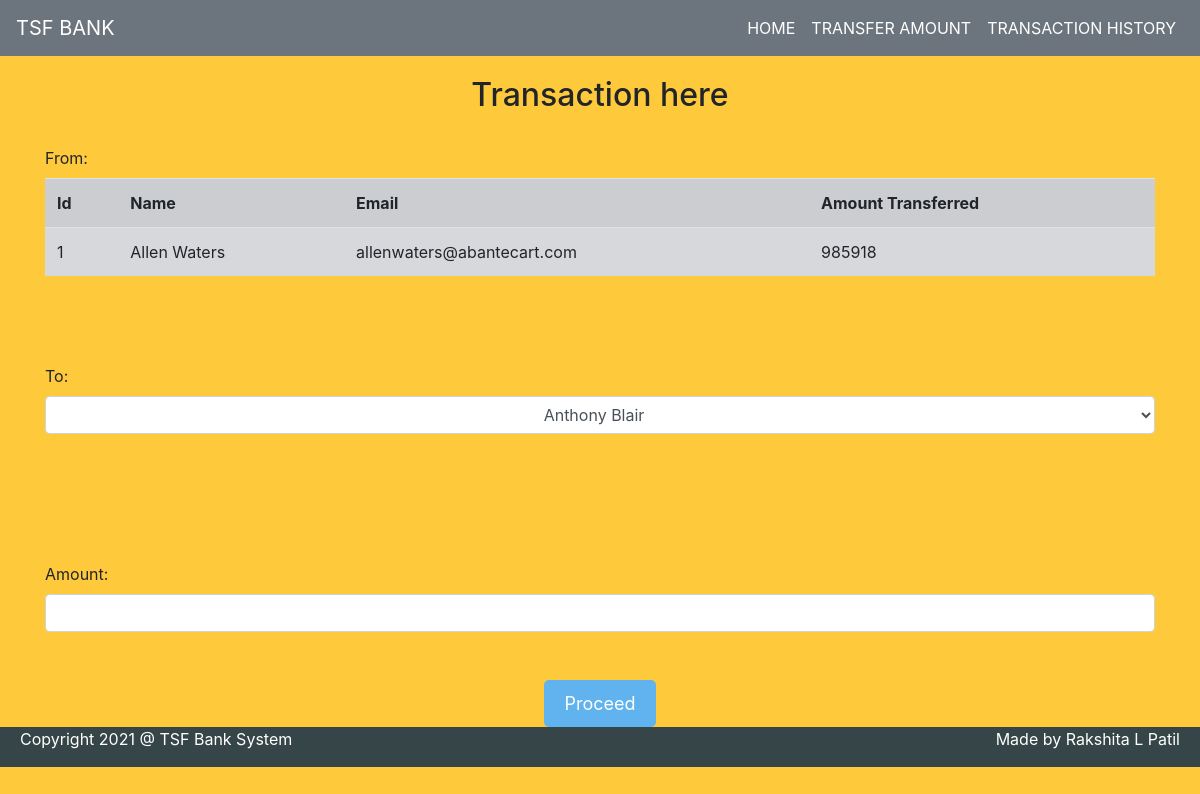
The app's page /transact.php?idth=1 with its own data.
### tables this page shows
CREATE TABLE IF NOT EXISTS `customers` (
  `id` int(255) NOT NULL AUTO_INCREMENT,
  `name` varchar(255) NOT NULL,
  `email` varchar(255) NOT NULL,
  `amount` int(255) NOT NULL,
  PRIMARY KEY (`id`)
);

### transact.php (the view, shortened to what this page needs)
<!DOCTYPE html>
<html lang="en">
<head>
    <link rel="stylesheet" href="https://maxcdn.bootstrapcdn.com/bootstrap/4.0.0/css/bootstrap.min.css">
</head>
<body>
  <nav class="navbar navbar-expand-sm bg-secondary navbar-dark justify-content-between">
    <a class="navbar-brand" href="#"><i class="fa fa-university fa-lg"></i>TSF BANK</a>
    <ul class="navbar-nav navbar-right ">
      <li class="nav-item active">
        <a class="nav-link" href="index.php">HOME</a>
      </li>
      <li class="nav-item active">
        <a class="nav-link" href="viewusers.php">TRANSFER AMOUNT</a>
      </li>
      <li class="nav-item active">
        <a class="nav-link" href="history.php">TRANSACTION HISTORY</a>
      </li>
    </ul>
  </nav>
    <div class="container divStyle">
        <h2>Transaction here</h2>
            <?php
                include 'connection.php';
                $sid=$_GET['idth'];
                $sql = "SELECT * FROM  customers where id=$sid";
                $query=mysqli_query($conn,$sql);
                $rows=mysqli_fetch_array($query);
            ?>
            <form method="post" name="tamount" class="" ><br/>
        <label> From: </label><br/>
        <div>
            <table class="table roundedCorners  tabletext table-hover table-secondary  table-striped table-condensed"  >
                <tr>
                    <th>Id</th>
                    <th>Name</th>
                    <th>Email</th>
                    <th>Amount Transferred</th>
                </tr>
                <tr>
                    <td><?php echo $rows['id'] ?></td>
                    <td><?php echo $rows['name'] ?></td>
                    <td><?php echo $rows['email'] ?></td>
                    <td><?php echo $rows['amount'] ?></td>
                </tr>
            </table>
        </div>
        <br/><br/><br/>
        <label>To:</label>
        <select class=" form-control"   name="to" style="margin-bottom:5%; " required>
            <?php
                include 'connection.php';
                $sid=$_GET['idth'];
                $sql = "SELECT * FROM customers where id!=$sid";
                $query=mysqli_query($conn,$sql);
                while($rows = mysqli_fetch_array($query)) {
            ?>
                <option class="table text-center table-striped table-secondary" value="<?php echo $rows['id'];?>" >
                    <?php echo $rows['name'] ;?>
                </option>
            <?php
                }
            ?>
        </select>
        <br/><br/><br/>
            <label>Amount:</label>
            <input type="number" id="" class="form-control" name="amount" min="0" required  />  <br/><br/>
                <div class="text-center btn3" >
            <button class="button" name="submit" type="submit" id="myBtn">Proceed</button>
            </div>
        </form>
    </div>
    <div class="footer ">
      <p>Copyright 2021 @ TSF Bank System </p>
      <p>Made by Rakshita L Patil</p>
    </div>
</body>
</html>

### transact.php (style rules this page uses)
body { background-color: #ffc93c; }
.button { background-color: #60B3EE; border: none; color: white; padding: 10px 20px; text-align: center; text-decoration: none; display: inline-block; font-size: 18px; margin: 0px 2px; border-radius: 5px; }
h2 { text-align: center; margin-top: 20px; }
.footer { display: flex; justify-content:space-between; align-items:center; background-color: #364547; color: white; padding: 0 20px; }

### records on screen
customers: id "1", name "Allen Waters", email "allenwaters@abantecart.com", amount "985918"

### other values on screen
form field to "Anthony Blair"
